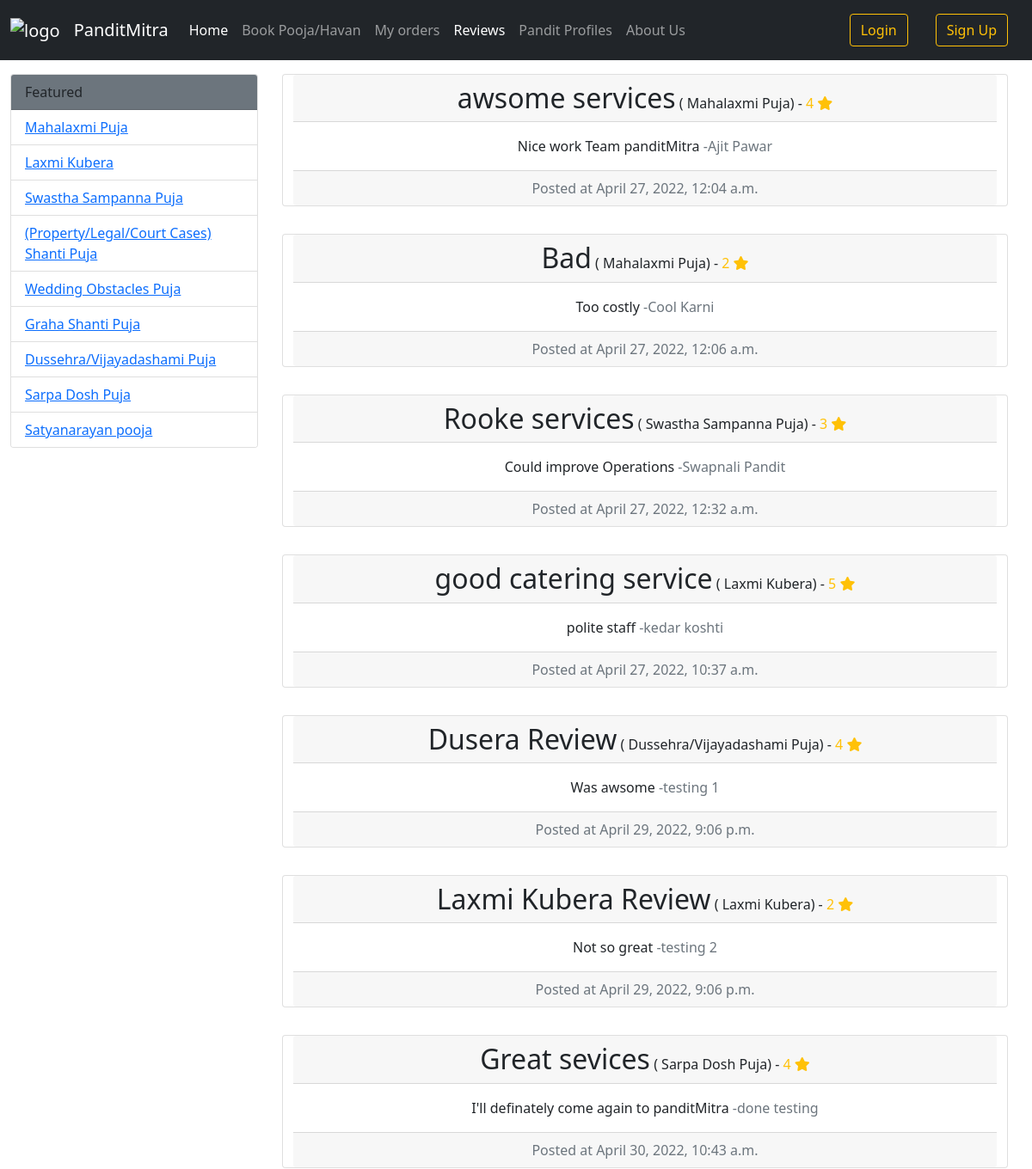
Before: /seeReviews/ (upper part) with the older database file.
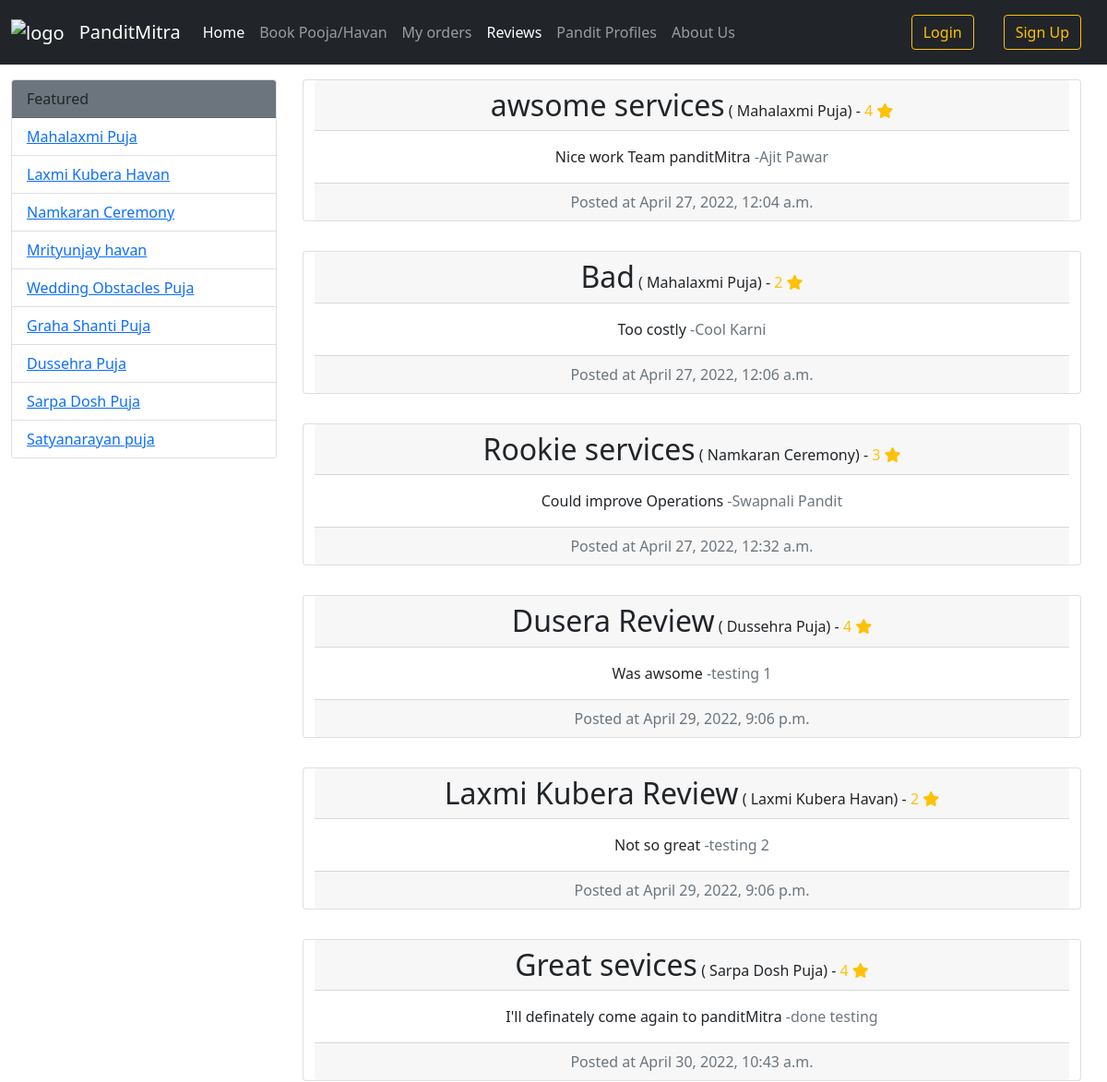
After: the same page with the newer database file.
### main/models.py (models this page shows, shortened)
class Puja(models.Model):
    id = models.AutoField(primary_key=True)
    nameOfPuja = models.CharField(max_length=50, unique=True)
    price = models.IntegerField(default=0, validators=[minMax2])
    imageUrl = models.TextField(
        default="https://image.shutterstock.com/image-vector/vector-graphic-illustration-indian-pandit-260nw-1803127855.jpg", null=True, blank=True)
    introText = models.CharField(max_length=200, null=True, blank=True)
    discription = models.TextField(null=True, blank=True)
    def __str__(self):
        return self.nameOfPuja

class Reviews(models.Model):
    id = models.AutoField(primary_key=True)
    fullName = models.CharField(max_length=50)
    pujaName = models.ForeignKey(Puja, on_delete=models.CASCADE)
    email = models.CharField(max_length=50)
    title = models.CharField(max_length=50, blank=True)
    reviewText = models.TextField(verbose_name='Reviews Text')
    created_date = models.DateTimeField(default=now, editable=False)
    yourRating = models.IntegerField(default=0, validators=[minMax3])

### main/views.py (the view)
# urls.py: path("seeReviews/", views.seeReviews, name="seeReviews"),
def seeReviews(response):
    ls = Reviews.objects.all()
    myPujas = Puja.objects.all()
    ls2 = Reviews.objects.values_list('created_date')
    return render(response, "seeReview.html", {"ls": ls, "ls2": myPujas})

### main/templates/seeReview.html (shortened to what this page needs)
<!DOCTYPE html>
<html lang="en">
<head>
    <link href="https://cdn.jsdelivr.net/npm/bootstrap@5.1.3/dist/css/bootstrap.min.css" rel="stylesheet">
</head>
<body>
        <nav class="navbar navbar-expand-lg navbar-dark bg-dark">
            <div class="container-fluid">
              <a class="navbar-brand" href="{% url 'home' %}">
                <img src="https://cdni.iconscout.com/illustration/premium/thumb/pandit-ji-2704960-2252413.png" height="40" width="70" alt="logo">
              </a>
              <a class="navbar-brand" href="{% url 'home' %}">
                PanditMitra
              </a>
              <div class="collapse navbar-collapse" id="navbarSupportedContent">
                <ul class="navbar-nav me-auto mb-2 mb-lg-0">
                  <li class="nav-item">
                    <a class="nav-link active" aria-current="page" href="{% url 'home' %}">Home</a>
                  </li>
                  <li class="nav-item">
                    <a class="nav-link" href="{% url 'book' %}">Book Pooja/Havan</a>
                  </li>
                  <li class="nav-item">
                      <a class="nav-link" href="{% url 'myOrders' %}">My orders</a>
                  </li>
                  <li class="nav-item">
                    <a class="nav-link active" href="{% url 'reviews' %}">Reviews</a>
                  </li>
                  <li class="nav-item">
                    <a class="nav-link" href="{% url 'pandit' %}">Pandit Profiles</a>
                  </li>
                  <li class="nav-item">
                      <a class="nav-link" href="{% url 'aboutUs' %}">About Us</a>
                  </li>
                </ul>
                    {% if user.is_authenticated %}
                    <a class="nav-link d-flex">
                      <span class="text-warning" >{{user.username}}</span>
                    </a>
                    <a class="nav-link d-flex" href="{% url 'logout' %}">
                        <button class="btn btn-outline-warning" type="submit">Logout</button>
                    </a>
                  {% else %}
                    <a class="nav-link d-flex" href="{% url 'login' %}">
                        <button class="btn btn-outline-warning" type="submit">Login</button>
                    </a>
                    <a class="nav-link d-flex" href="{% url 'sign_Up' %}">
                        <button class="btn btn-outline-warning" type="submit">Sign Up</button>
                    </a>
                  {% endif %}
              </div>
            </div>
          </nav>
        <div class="container-fluid">
            <div class="row">
                <div class="col-md-3 my-3">
                    <div class="card" style="width: 18rem;">
                        <div class="card-header bg-secondary">
                        Featured
                        </div>
                        <ul class="list-group list-group-flush">
                        {% for items in ls2 %}
                          <li class="list-group-item"><a href="#">{{items.nameOfPuja}}</a></li>
                        {% endfor %}
                        </ul>
                    </div>
                </div>
                <div class="col-md-9 ">
                    <div class="row mx-3">
                        {% for item in ls %}
                            <div class="card text-center my-3 ">
                                <div class="card-header">
                                    <span class="h2"> {{ item.title }}</span> <span>( {{item.pujaName}}) </span> - <span class="text-warning font-weight-bold" style="color:rgb(255, 238, 0);"> {{item.yourRating}} <i class="fa-solid fa-star" ></i> </span>
                                </div>
                                <div class="card-body">
                                <p class="card-text">{{item.reviewText}} <span class="text-muted">-{{item.fullName}}</span></p>
                                </div>
                                <div class="card-footer text-muted">
                                    Posted at {{item.created_date}}
                                </div>
                            </div>
                        {% endfor %}
                    </div>
                </div>
            </div>
        </div>
</body>
</html>

Changed rows visible on the page:
removed Puja: nameOfPuja "Swastha Sampanna Puja"
removed Puja: nameOfPuja "(Property/Legal/Court Cases) Shanti Puja"
removed Reviews: title "good catering service", pujaName "Laxmi Kubera", yourRating "5", reviewText "polite staff", fullName "kedar koshti", created_date "April 27, 2022, 10:37 a.m."
changed Puja: nameOfPuja "Laxmi Kubera" → "Laxmi Kubera Havan"
added Puja: nameOfPuja "Namkaran Ceremony"
added Puja: nameOfPuja "Mrityunjay havan"
changed Puja: nameOfPuja "Dussehra/Vijayadashami Puja" → "Dussehra Puja"
changed Puja: nameOfPuja "Satyanarayan pooja" → "Satyanarayan puja"
changed Reviews "Could improve Operations": title "Rooke services" → "Rookie services"; pujaName "Swastha Sampanna Puja" → "Namkaran Ceremony"
changed through a linked row, Reviews "Dusera Review": pujaName "Dussehra/Vijayadashami Puja" → "Dussehra Puja"
changed through a linked row, Reviews "Laxmi Kubera Review": pujaName "Laxmi Kubera" → "Laxmi Kubera Havan"
